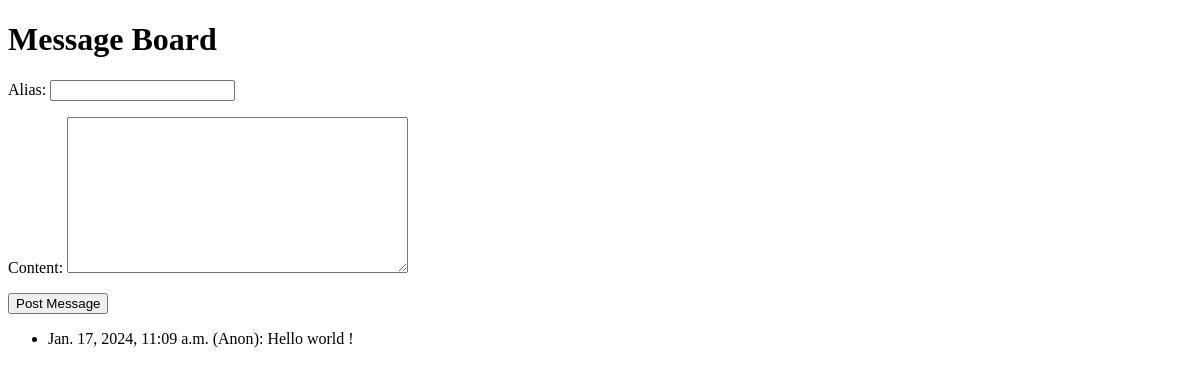
The page /messages1/message-board/ on the database as committed earlier.
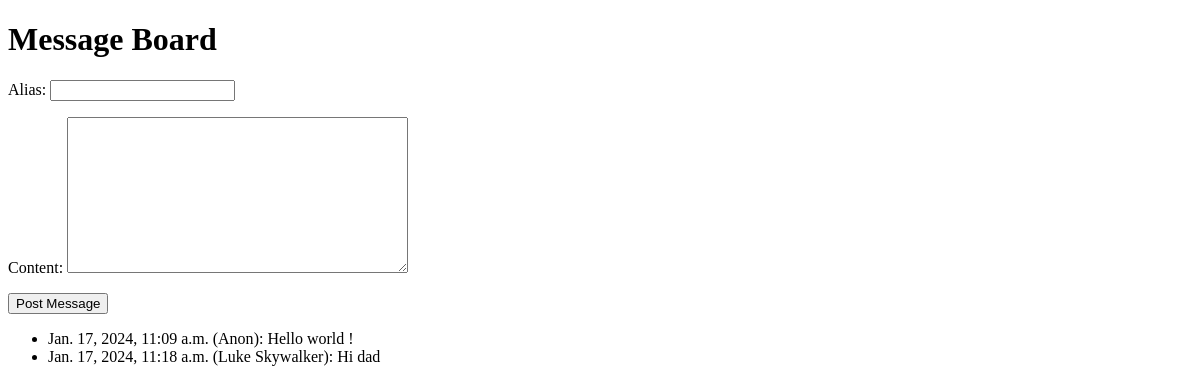
The same page on the database as committed later.
### messages1/models.py (models this page shows, shortened)
class Message(models.Model):
    content = models.TextField()
    alias = models.CharField(max_length=50)  # New field for alias
    created_at = models.DateTimeField(auto_now_add=True)

### messages1/views.py (the view)
# urls.py: path('message-board/', message_board, name='message_board'),
def message_board(request):
    messages = Message.objects.all()
    form = MessageForm()
    if request.method == 'POST':
        form = MessageForm(request.POST)
        if form.is_valid():
            form.save()
            return redirect('message_board')
    return render(request, 'messages1/message_board.html', {'messages': messages, 'form': form})

### messages1/forms.py
class MessageForm(forms.ModelForm):
    class Meta:
        model = Message
        fields = ['alias', 'content']  # Include the 'alias' field

### messages1/templates/messages1/message_board.html (shortened to what this page needs)
<!DOCTYPE html>
<html>
<head>
</head>
<body>
    <h1>Message Board</h1>
    <form method="post" action="{% url 'message_board' %}">
        {{ form.as_p }}
        <button type="submit">Post Message</button>
    </form>
    <ul>
        {% for message in messages %}
            <li>{{ message.created_at }} ({{ message.alias }}): {{ message.content }}</li>
        {% endfor %}
    </ul>
</body>
</html>

Rows that differ between the two databases and show on the page:
added Message: created_at "Jan. 17, 2024, 11:18 a.m.", alias "Luke Skywalker", content "Hi dad"
